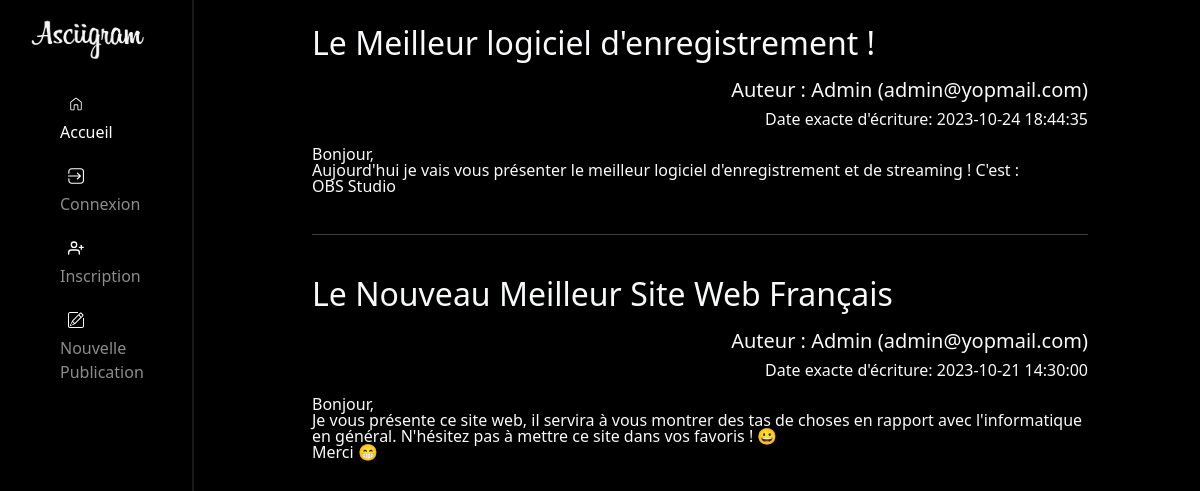
Before: / with the older database file.
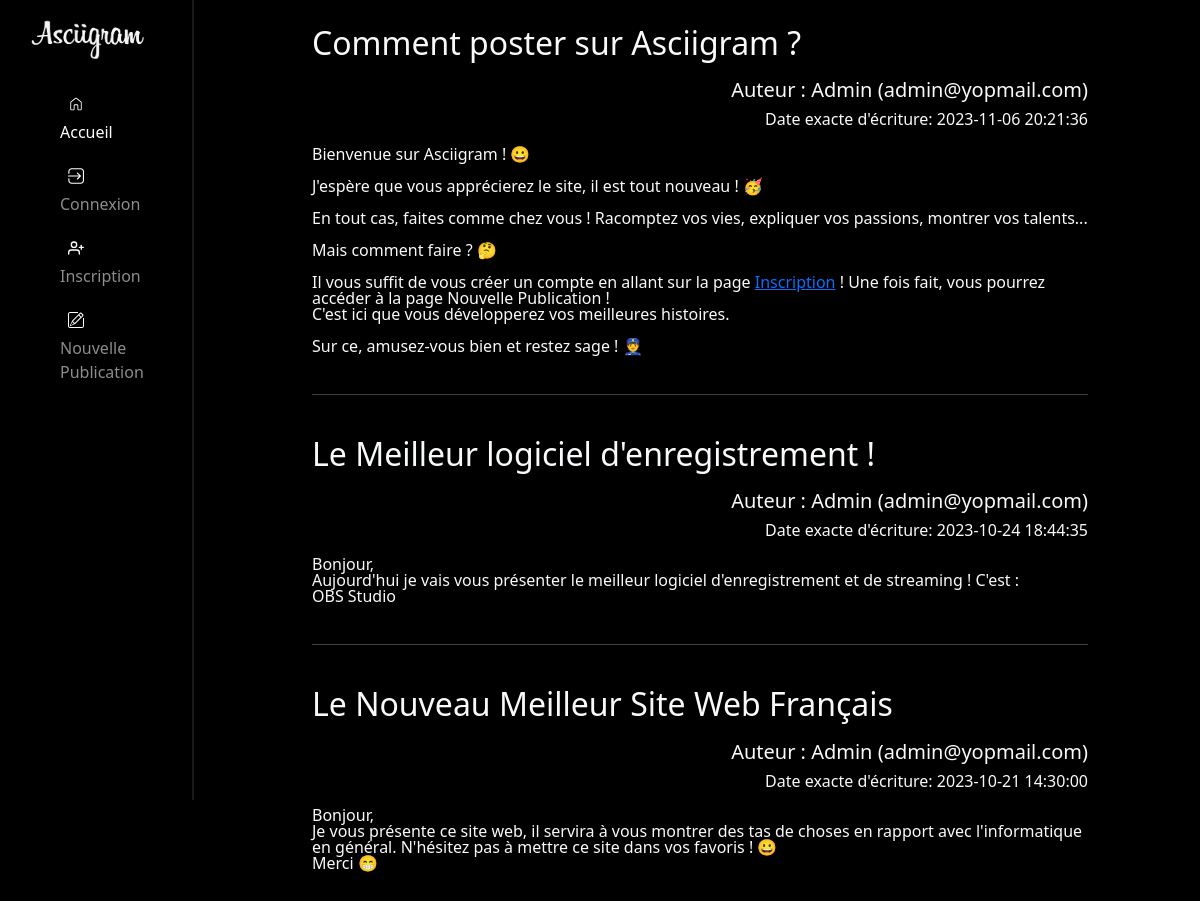
After: the same page with the newer database file.
### tables this page shows
CREATE TABLE Posts (
    Titre TEXT,
    Contenu TEXT PRIMARY KEY UNIQUE,
    Date DATETIME,
    Auteur INTEGER,
    FOREIGN KEY (Auteur) REFERENCES Users(Mail)
);

CREATE TABLE "Users" (
	"Pseudo"	TEXT NOT NULL,
	"Mail"	TEXT NOT NULL UNIQUE,
	"Date d'inscription"	DATE,
	"Administrateur"	INTEGER,
	"Modérateur"	INTEGER,
	PRIMARY KEY("Mail")
);

### main.py (the view)
    @app.route('/')
    def index():
        conn = sqlite3.connect('DataBase.db')
        cur = conn.cursor()
        cur.execute('SELECT Posts.*, Users.pseudo FROM Posts INNER JOIN Users ON Posts.auteur = Users.Mail;')
        conn.commit()
        liste = cur.fetchall()
        cur.close()
        conn.close()
        return render_template("index.html", liste = liste)

### templates/index.html (shortened to what this page needs)
<!DOCTYPE html>
<html lang="fr">
   <head>
      <link
         rel="stylesheet"
         type="text/css"
         href="{{ url_for('static',filename='bootstrap/bootstrap.min.css') }}"
      />
   </head>
   <body class="bg-black" style="margin: 0; border: 0; padding: 0">
      <div class="row" style="margin: 0; border: 0; padding: 0">
         <div class="col-2">
            <nav
               class="navbar navbar-dark navbar-nav"
               style="margin: 0; border: 0; padding: 0"
            >
               <div class="container-fluid">
                  <div class="row" style="margin-right: 0px">
                     <a
                        class="navbar-brand"
                        href="/"
                        style="
                           height: 10vh;
                           padding: 0;
                           border-right: 2px solid #1a1a1a;
                        "
                     >
                        <img
                           src="{{ url_for('static', filename='images/asgrfull.png') }}"
                           alt="Logo"
                           style="width: 15vh; margin-right: -20px"
                           class="m-3"
                        />
                     </a>
                     <nav
                        class="d-block"
                        style="
                           margin: 0;
                           border: 0;
                           padding: 0;
                           border-right: 2px solid #1a1a1a;
                           height: 90vh;
                        "
                     >
                        <div class="position-sticky mx-5">
                           <ul class="navbar-nav flex-column">
                              <li class="nav-item">
                                 <a
                                    class="nav-link active"
                                    href="#"
                                    onmouseover="this.style.backgroundColor = '#1a1a1a';"
                                    onmouseout="this.style.backgroundColor='';"
                                 >
                                    <img
                                       src="{{ url_for('static',filename='images/home.svg') }}"
                                       alt="Home"
                                       style="width: 2vh; margin-right: -20px"
                                       class="m-2"
                                    />
                                    Accueil
                                 </a>
                              </li>
                              <li class="nav-item">
                                 <a
                                    class="nav-link"
                                    href="/login"
                                    onmouseover="this.style.backgroundColor = '#1a1a1a';"
                                    onmouseout="this.style.backgroundColor='';"
                                 >
                                    <img
                                       src="{{ url_for('static',filename='images/login.svg') }}"
                                       alt="Login"
                                       style="width: 2vh"
                                       class="m-2"
                                    />
                                    Connexion
                                 </a>
                              </li>
                              <li class="nav-item">
                                 <a
                                    class="nav-link"
                                    href="/inscription"
                                    onmouseover="this.style.backgroundColor = '#1a1a1a';"
                                    onmouseout="this.style.backgroundColor='';"
                                 >
                                    <img
                                       src="{{ url_for('static',filename='images/register.svg') }}"
                                       alt="Register"
                                       style="width: 2vh"
                                       class="m-2"
                                    />
                                    Inscription
                                 </a>
                              </li>
                              <li class="nav-item">
                                 <a
                                    class="nav-link"
                                    href="/ajout"
                                    onmouseover="this.style.backgroundColor = '#1a1a1a';"
                                    onmouseout="this.style.backgroundColor='';"
                                 >
                                    <img
                                       src="{{ url_for('static',filename='images/new.svg') }}"
                                       alt="Upload"
                                       style="width: 2vh"
                                       class="m-2"
                                    />
                                    Nouvelle Publication
                                 </a>
                              </li>
                           </ul>
                        </div>
                     </nav>
                  </div>
               </div>
            </nav>
         </div>
         <div class="col-1"></div><div" class="align-items-start col-8 text-light">
            {% for item in liste %}
            <div class="post brp">
               <h2 class="text-start" style="padding: 1vh; padding-left: 0; padding-top: 3vh;">{{ item[0] }}</h2>
               <h5 class="text-end">Auteur : {{ item[4] }} ({{ item[3]}})</h5>
               <h6 class="text-end" style="padding-bottom: 1vh;">Date exacte d'écriture: {{ item[2] }}</h6>
               <p class="text-start" style="padding-bottom: 3vh; line-height: 2vh;">{% autoescape false %}{{ item[1]|safe}}{% endautoescape %}</p>
            </div>
            {% if not loop.last %}
            <hr style="background-color: #262626" />
            {% endif %} {% endfor %}
         </div>
   </body>
</html>

Changed rows visible on the page:
added Posts: Titre "Comment poster sur Asciigram ?", Pseudo "Admin", Auteur "admin@yopmail.com", Date "2023-11-06 20:21:36", Contenu "Bienvenue sur Asciigram ! 😀 J'espère que vous apprécierez le site, il est tout nouveau ! 🥳 En tout cas, faites comme chez vous ! Racomptez vos vies, expliquer vos passions, montrer vos talents... Mais comment faire ? 🤔 Il vous suffit de vous créer un compte en allant sur la page Inscription ! Une fois fait, vous pourrez accéder à la page Nouvelle Publication ! C'est ici que vous développerez vos meilleures histoires. Sur ce, amusez-vous bien et restez sage ! 👮"
